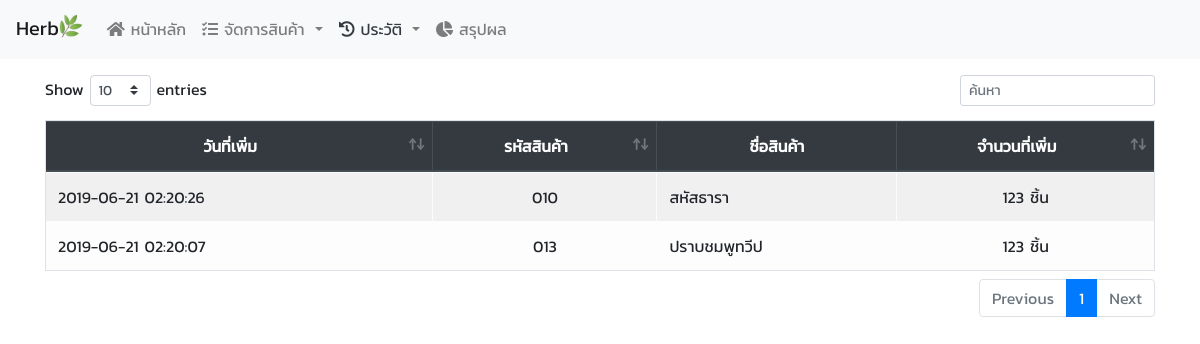
Page /history_product_add_stock.php on the earlier database version.
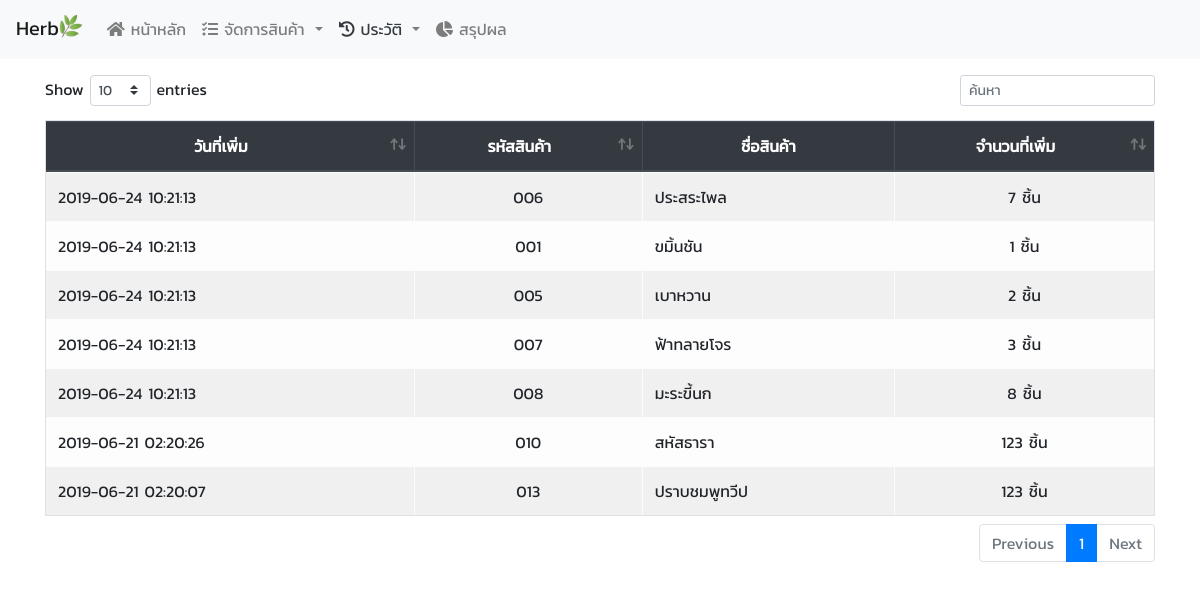
Same page on the later database version.
### tables this page shows
CREATE TABLE `stock_detail` (
  `stock_id` int(11) NOT NULL,
  `stock_date` datetime NOT NULL,
  `product_id` char(3) NOT NULL,
  `stock` int(11) NOT NULL
);

CREATE TABLE `product` (
  `product_id` char(3) NOT NULL,
  `product_name` varchar(255) NOT NULL,
  `product_type` enum('NED','ED') NOT NULL,
  `product_potent` varchar(255) NOT NULL,
  `product_amount` varchar(255) NOT NULL,
  `product_cost` double NOT NULL,
  `product_price` double NOT NULL,
  `product_price_discount` double NOT NULL,
  `product_stock` int(10) NOT NULL,
  `product_status` enum('ขาย','เลิกขาย') NOT NULL
);

### model/model_product_add_stock_history_select.php (called while the page is built)
<?php
include "connect.php";
$listStockHistory = $pdo->prepare("SELECT * FROM  stock_detail ,product
WHERE stock_detail.product_id = product.product_id");
$listStockHistory->execute();

### history_product_add_stock.php (the view, shortened to what this page needs)
<head>
</head>
<body>
    <div class="container">
        <?php
        include($_SERVER['DOCUMENT_ROOT'] . "/herb_internship/model/model_product_add_stock_history_select.php");
        ?>
        <div class="my-3">
            <table class="table table-light table-striped table-bordered table-hover" id="history_order" data-page-length='10'>
                <thead class="thead-dark">
                    <tr>
                        <th class="align-middle text-center">วันที่เพิ่ม</th>
                        <th class="align-middle text-center">รหัสสินค้า</th>
                        <th class="align-middle text-center">ชื่อสินค้า</th>
                        <th class="align-middle text-center">จำนวนที่เพิ่ม</th>
                    </tr>
                </thead>
                <tbody id="tbodyData">
                    <?php
                    while ($rowStock = $listStockHistory->fetch()) {
                        echo '<tr>
                    <td>' . $rowStock['stock_date'] . '</td>
                    <td  class="text-center">' . $rowStock['product_id'] . '</td>
                    <td>' . $rowStock['product_name'] . '</td>
                    <td class="text-center">' . $rowStock['stock'] . ' ชิ้น</td>
                    </tr>';
                    }
                    ?>
                </tbody>
            </table>
        </div>
</body>

Differences in the rows shown:
added stock_detail: stock_date "2019-06-24 10:21:13", product.product_id "006", product.product_name "ประสระไพล", stock "7"
added stock_detail: stock_date "2019-06-24 10:21:13", product.product_id "001", product.product_name "ขมิ้นชัน", stock "1"
added stock_detail: stock_date "2019-06-24 10:21:13", product.product_id "005", product.product_name "เบาหวาน", stock "2"
added stock_detail: stock_date "2019-06-24 10:21:13", product.product_id "007", product.product_name "ฟ้าทลายโจร", stock "3"
added stock_detail: stock_date "2019-06-24 10:21:13", product.product_id "008", product.product_name "มะระขี้นก", stock "8"
